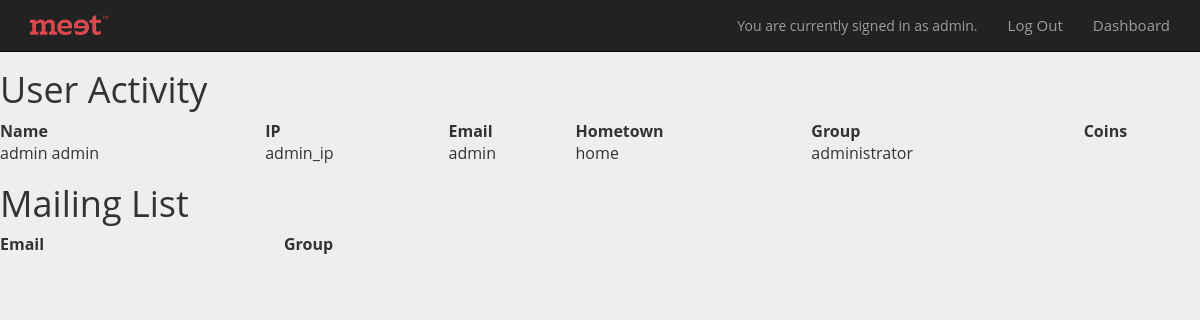
/database (signed in), run on an earlier commit of the app's database.
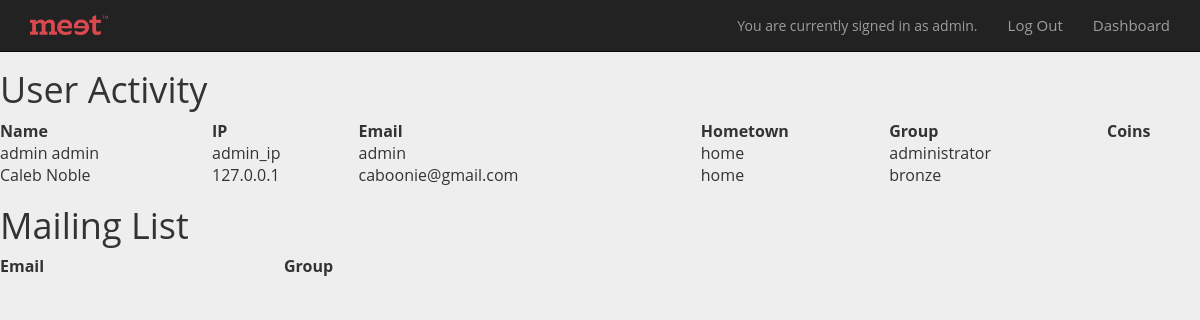
And on a later commit of the database.
### models.py (models this page shows, shortened)
class User(Base):
	__tablename__ = 'user'
	id = Column(Integer, primary_key=True)
	first_name = Column(String(255))
	last_name = Column(String(255))
	username = Column(String(255))
	group = Column(String(255))
	email = Column(String(255))
	ip_address = Column(String(255))
	password_hash = Column(String(255))
	team = relationship("Team", back_populates = "students")
	team_id = Column(Integer, ForeignKey('team.id'))
	wallet = relationship("Wallet", uselist = False, back_populates = "user")
	comments = relationship("Comment", back_populates="user")
	verified = Column(Boolean)
	confirmation_code = Column(String)
	confirmation_code_expiration = Column(DateTime)
	hometown = Column(String(255))

### webapp.py (the view)
@app.route("/database")
def showDatabase():
	if 'language' not in login_session:
		login_session['language'] = 'en'
	if 'id' not in login_session:
		flash("You do not have access to this page")
		return redirect(url_for('showLandingPage'))
	if login_session['group'] != "administrator":
		flash("You do not have access to this page")
		return redirect(url_for('showLandingPage'))
	users = get_users()
	mailing_list = get_mailing_list()
	return render_template('database.html', users = users, mailing_list = mailing_list)

### database.py (called while the page is built)
def get_users():
    return session.query(User).all()

def get_mailing_list():
        return session.query(MailingList).all()

### templates/database.html (shortened to what this page needs)
<head>
	<link rel="stylesheet" href="https://maxcdn.bootstrapcdn.com/bootstrap/3.3.7/css/bootstrap.min.css">
	<link rel="stylesheet" href="{{url_for('static', filename='style.css')}}">
</head>
<body>
<nav class="navbar navbar-inverse navbar-fixed-top">
    <div class="container">
      <div class="navbar-header">
        <a class="navbar-brand" href="/brandClick">
          <img alt="Brand Meet_Logoredv" src="{{url_for('static', filename='meet_logo_1.png')}}" style="max-height: 100%;">
        </a>
      </div>
      <div class="collapse navbar-collapse" id="navbar-collapse-1">
        <div class="navbar-right">
        	<div class="navbar-text" id="userbox">
                You are currently signed in as {{session['email']}}.
            </div>
            <ul class="nav navbar-nav">
              <li><a href = "{{url_for('logout')}}">Log Out</a></li>
              <li><a href = "{{url_for('showDashboard')}}">Dashboard</a></li>
            </ul>
        </div>
      </div>
    </div>
  </nav>
<h1> User Activity</h1>
<table style="width:100%;text-align:left;border:2px;"
<tr>
	<th>Name</th>
	<th>IP</th>
	<th>Email</th>
	<th>Hometown</th>
	<th>Group</th>
	<th>Coins</th>
	{% for user in users %}
		<tr>
			<td>{{user.first_name}} {{user.last_name}}</td>
			<td>{{user.ip_address}}</td>
			<td>{{user.email}}</td>
			<td>{{user.hometown}}</td>
			<td>{{user.group}}</td>
			<td>{{user.wallet.current_value}}</td>
		</tr>
	{%endfor%}
</table>
<h1> Mailing List </h1>
<table style="width:50%;text-align:left;border:2px;"
	<tr>
		<th>Email</th>
		<th>Group</th>
</table>
<br>
<br>
</body>

### static/style.css (style rules this page uses)
body { padding-top: 50px; padding-bottom: 70px; margin: 0px; font-family: 'Open Sans', sans-serif; line-height: 1.5; background: none; }
ul li { line-height: 34px; color: #fff; font-size: 15px; font-family: 'Open Sans', sans-serif; }

### templates/database.html (style rules this page uses)
body { background: #eeeeee; }

What changed in the data, as far as the page shows it:
added User: first_name "Caleb", last_name "Noble", ip_address "127.0.0.1", email "caboonie@gmail.com", hometown "home", group "bronze"
